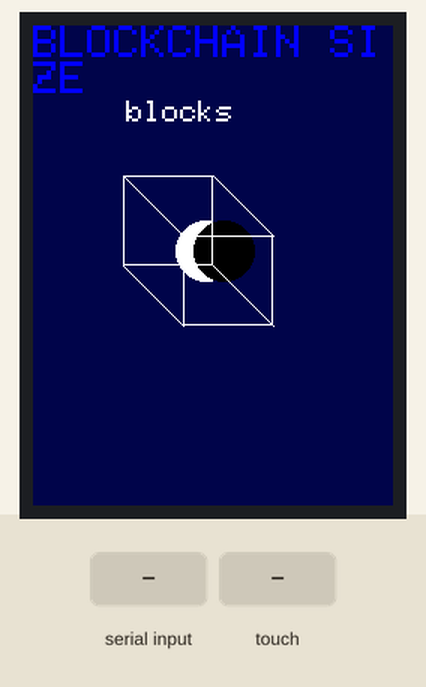
A sketch run on a simulated Arduino Uno, built with avr-gcc and run on an emulated ATmega328P. On the bench: 240×320 colour display. The test bench sets the inputs (shaded band).

Above: at 2.5 s.
2.6 s: "1" received over Serial
At 3.8 s:
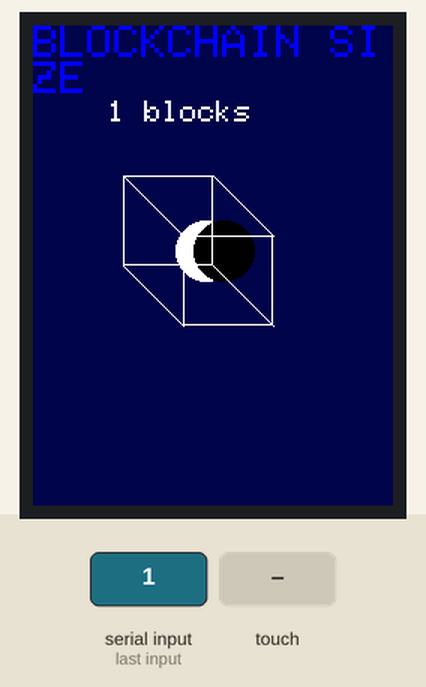
4.2 s: touch panel pressed at 13 % / 30 % of its raw x / y range
Timing chart, 0 to 7.2 s (numbered marks = the images above; inputs shaded):
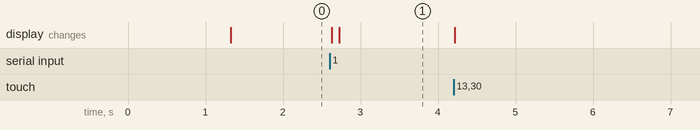

Measured:
- after the input at 2.6 s, the display: first changes at once (image 1 shows a later state)

The sketch:

bimwatch.ino
```cpp
#include <Adafruit_GFX.h>    // Core graphics library
#include <Adafruit_TFTLCD.h> // Hardware-specific library
#include <TouchScreen.h>

#if defined(__SAM3X8E__)
    #undef __FlashStringHelper::F(string_literal)
    #define F(string_literal) string_literal
#endif


#define YP A1  // must be an analog pin, use "An" notation!
#define XM A2  // must be an analog pin, use "An" notation!
#define YM 7   // can be a digital pin
#define XP 6   // can be a digital pin

#define TS_MINX 150
#define TS_MINY 120
#define TS_MAXX 920
#define TS_MAXY 940


TouchScreen ts = TouchScreen(XP, YP, XM, YM, 300);
//TouchScreen ts = TouchScreen(YP, XP, YM, XM, 300);
#define LCD_CS A3
#define LCD_CD A2
#define LCD_WR A1
#define LCD_RD A0
// optional
#define LCD_RESET A4

// Assign human-readable names to some common 16-bit color values:
#define	BLACK   0x0000
#define	BLUE    0x001F
#define	RED     0xF800
#define	GREEN   0x07E0
#define CYAN    0x07FF
#define MAGENTA 0xF81F
#define YELLOW  0xFFE0
#define WHITE   0xFFFF

Adafruit_TFTLCD tft(LCD_CS, LCD_CD, LCD_WR, LCD_RD, LCD_RESET);

int currentcolor;

bool _receiving = false;
byte data_x[120];
byte data_y[120];
int touchcounter = 0;
int notouchcounter = 0;

byte buff[1000]; // max data that can be retain
byte buff_c;

byte PAGE_X = 0;
byte PAGE_Y = 0;

void setup(void) {

  Serial.begin(9600);
  uint16_t identifier = 0x9325;
  tft.begin(identifier);

  pinMode(13, OUTPUT);
   tft.setRotation(0);
  currentcolor = WHITE;
  tft.fillScreen(BLACK);
  delay(1000);
  B_B(false);


}

#define MINPRESSURE 0
#define MAXPRESSURE 1000

void GraphicTest(){

  for (int i = 0 ; i < 20 ; i ++ ) {
tft.setRotation(i);
  tft.fillScreen(BLACK);
// some exemple here!
  tft.setCursor(0, 0);
  tft.setTextColor(WHITE);  tft.setTextSize(10);
  tft.println("Hello BIMER!");

  tft.drawLine(0, 0, 50,50, WHITE);
 tft.drawRect(0, 0, 30, 30, WHITE);
  tft.fillCircle(50, 50, 50, BLUE);
  tft.drawCircle(60, 60, 70, WHITE);
  tft.drawTriangle( 50,50,60,60,70,70,WHITE);
    delay(1000);
  }

}

void H_C(bool _onlydata){ // Hash and Sea. Hash and See.

 if (!_onlydata){
  tft.fillScreen(BLACK);
  // print the moon CYCLE
  byte diff = 5;
  byte pos = 50;
  for (int i = 0 ; i < 5 ; i++ ) {
    tft.fillCircle(pos, 50, 20, WHITE);
    tft.fillCircle(pos+diff, 50, 20, BLACK);
    pos += 35;
    diff += 6;
  }

 }
  // the hash will be contains in the first 64 bytes
  tft.setCursor(0, 0);
  tft.setTextColor(WHITE);  tft.setTextSize(5);
  byte stuff[64];
  for (int i = 0 ; i < 64 ; i++ ) stuff[i] = buff[i];
  String myString = String((char *)stuff);
  tft.println(myString);

}

void DrawCube(byte x, byte y, byte s){

  tft.drawRect(x, y, s, s, WHITE);
  tft.drawRect(x+s, y+s, s, s, WHITE);
  tft.drawLine(x, x+s, x+s,y+s, WHITE);
  tft.drawLine(120, 160, 160,200, WHITE);
  tft.drawLine(120, 100, 160,140, WHITE);
  tft.drawLine(60, 160, 100,200, WHITE);
}
void B_B(bool _onlydata){
   tft.fillScreen(0x29);

// draw the moon inside
  tft.fillCircle(115, 150, 20, WHITE);
  tft.fillCircle(127, 150, 20, BLACK);
// draw the cube
  tft.drawRect(60, 100, 60, 60, WHITE);
  tft.drawRect(100, 140, 60, 60, WHITE);
  tft.drawLine(60, 100, 100,140, WHITE);
  tft.drawLine(120, 160, 160,200, WHITE);
  tft.drawLine(120, 100, 160,140, WHITE);
  tft.drawLine(60, 160, 100,200, WHITE);


// number of block
 tft.setCursor(0, 0);
  tft.setTextColor(BLUE);  tft.setTextSize(3);
  tft.println("BLOCKCHAIN SIZE");
  tft.setCursor(50, 50);
  tft.setTextColor(WHITE);  tft.setTextSize(2);
  byte stuff[64];
  for (int i = 0 ; i < 64 ; i++ ) stuff[i] = buff[i];
  String s = String((char *)stuff);
  s+= " blocks";
  tft.println(s);

}
float BytesToFloat32(byte a, byte b, byte c, byte d ) {

  byte incoming[4]={a,b,c,d};
  return *( (float*) incoming );
}
uint32_t BytesToUintB(byte a, byte b, byte c, byte d ){
   uint32_t foo;
 // big endian
  foo = (uint32_t) d << 24;
  foo |=  (uint32_t) c << 16;
  foo |= (uint32_t) b << 8;
  foo |= (uint32_t) a;
  return foo;
}
uint32_t BytesToUint(byte a, byte b, byte c, byte d ){
   byte incoming[4]={a,b,c,d};
  return *( (uint32_t*) incoming );
}

void T_B(bool _onlydata){ // -_-_-_-_-_-_--_-_-_- LOT OF OPTIMISATIONS NEEDED HERE!!!! -_-_-_-_-_-_-_-_-
  tft.fillScreen(BLACK);
  if ( !_onlydata ) {


  }
     // draw the moon inside
  tft.fillCircle(115, 150, 20, WHITE);
  tft.fillCircle(127, 150, 20, BLACK);
// draw the cube
  tft.drawRect(60, 100, 60, 60, WHITE);
  tft.drawRect(100, 140, 60, 60, WHITE);
  tft.drawLine(60, 100, 100,140, WHITE);
  tft.drawLine(120, 160, 160,200, WHITE);
  tft.drawLine(120, 100, 160,140, WHITE);
  tft.drawLine(60, 160, 100,200, WHITE);
  // value from 0.0 to like 10.0. we wiil get a precision to *10
  tft.setCursor(0, 0);
  tft.setTextColor(WHITE);  tft.setTextSize(2);

  //  // 7 * [4-4] ( float-uint)
  //  //uint32_t val = BytesToUint(buff[0],buff[1],buff[2],buff[3]);
  //     float f = BytesToFloat32(buff[0],buff[1],buff[2],buff[3]);

  String s;
  uint32_t ts;
  float water_value;
  uint32_t lastW = 0;
  uint32_t lastT = 0;
  for (int i = 0 ; i < 7; i++ ) {

     water_value =  BytesToFloat32(buff[i*8],buff[(i*8)+1],buff[(i*8)+2],buff[(i*8)+3]);
     ts =  BytesToUintB(buff[(i*8)+4],buff[(i*8)+5],buff[(i*8)+6],buff[(i*8)+7]); // this is time offset in second

      tft.setCursor(0, i*30);
      s = String(water_value);
       tft.println(s);
       tft.setCursor(180, i*30);
      s = String(ts);
      tft.println(s);
      // some shitty graphics

      uint32_t test = (uint32_t) (water_value * 100);
      //Serial.println(String(i) + " " + ts);
      //tft.fillCircle(i*35, test, 10, WHITE);
      tft.fillCircle(lastT + (ts/8), test, 10, WHITE);
      if ( i > 0 ) {
       // tft.drawLine(i*35, test, (i-1)*35, lastW, WHITE);
       tft.drawLine(lastT+ (ts/8), test, lastT , lastW, WHITE);
      }
      lastW = test;
      lastT += (ts/8);
       //Serial.println(String(water_value));

  }
  uint32_t blockNumb = 0;
  uint32_t TxNumb = 0;

  blockNumb = BytesToUintB(buff[56],buff[57],buff[58],buff[59]);
  TxNumb =BytesToUintB(buff[60],buff[61],buff[62],buff[63]);
  //Serial.println(String(blockNumb) + " " + String(TxNumb));
 tft.setTextSize(2);
 tft.setTextColor(BLUE);
 tft.setCursor(0, 230);
 s = "BLOCK MINED : ";
 s += String(blockNumb);
 tft.println(s);
 tft.setCursor(0, 250);
 s = "TX MINED : ";
 s += String(TxNumb);
 tft.println(s);

}
void Test_Parsing(){ // this is ok here ...

  tft.fillScreen(BLUE);
   tft.setTextSize(2);
 tft.setTextColor(WHITE);
  uint32_t val = 0;
  String s;
   for (byte i = 0 ; i < 10; i++ ) { // receiving an array of 10 uint 11 + 11 ++ 11 +1 1 +1 1 -- - and over

     val =  BytesToUintB(buff[i*4],buff[(i*4)+1],buff[(i*4)+2],buff[(i*4)+3]);
      tft.setCursor(0, i*30);
      s = String(val);
       tft.println(s);
  }
}

void UpdatePage(int dirX, int dirY, bool load)
{
  if ( dirX == -1 && PAGE_X == 0 ) return;
  if ( dirY == -1 && PAGE_Y == 0 ) return;
  PAGE_X += dirX;
  //PAGE_Y += dirY;
  if ( dirX > 1  ) dirX = 1;
  if (load) LoadPage(false);
}

void LoadPage(bool _onlydata){

// here the shit;
  if ( PAGE_X == 0 && PAGE_Y == 0 ) {
    if ( !_onlydata) {Serial.println("RBC"); }
    B_B(_onlydata); return;
  }
  if ( PAGE_X == 1 && PAGE_Y == 0 ) {
    if ( !_onlydata) {Serial.println("RLH"); }
    H_C(_onlydata); return;
  }
  if ( PAGE_X == 2 && PAGE_Y == 0 ) {
    if ( !_onlydata) {Serial.println("RCC"); }
    T_B(_onlydata); return;
  }
  if ( PAGE_X == 3 && PAGE_Y == 0 ) {
    if ( !_onlydata) {Serial.println("TTT"); }
    Test_Parsing(); return;
  }

}

void DetectDir(){
    // minimum de 3 points obligé.
  // get the lowest x and his index pos same with highest and stuff

  byte lX = 255 ;
  byte hX = 0;
  byte lY = 255 ;
  byte hY = 0;
   byte lXI = 0;
  byte hXI = 0;
   byte lYI = 0;
  byte hYI = 0;

  byte pCount = 0;
  for (int i = 1; i < 120; i++ ){
      if ( data_x[i] != 0 && data_y[i] != 0 ) {
        pCount ++ ;
        if ( data_x[i] < lX ) {
            lX = data_x[i];
            lXI = i;
        }
        if ( data_x[i] > hX ) {
            hX = data_x[i];
            hXI = i;
        }
        if ( data_y[i] < lY ) {
            lY = data_y[i];
            lYI = i;
        }
        if ( data_x[i] > hY ) {
            hY = data_y[i];
            hYI = i;
        }

      }
  }
  byte threshold = 50;
  if ( pCount > 2 ) { // minimum 3 we said
      byte distX = hX - lX;
      byte distY = hY- lY;

      if ( distX > threshold && lXI < hXI ) { // vers la droite
      UpdatePage(1,0, true);
      ResetStuff();
  return;
      }
      if ( distX > threshold && lXI > hXI ) { // vers la gauhce
      UpdatePage(-1,0, true);
      ResetStuff();
return;
      }
      if ( distY > threshold && lYI < hYI ) { // vers le bas
      ResetStuff();
return;
      }
      if ( distY > threshold &&  lYI > hYI ) {// vers le haut
      ResetStuff();
return;
      }

  }

}

void ResetStuff(){
       touchcounter = 0;
  notouchcounter = 0;
  for (int i = 0 ; i < 120 ; i++ ) {
    data_x[i] = 0;
    data_y[i] = 0;
  }

}

void ReceiveCOM(){

  if ( Serial.available()> 0 ) {

      byte incomingByte = Serial.read();

      if ( incomingByte > -1 ) {
          _receiving = true;
          buff[buff_c] = incomingByte;
          buff_c++;
          if ( buff_c > 999 ) {
              buff_c = 0;
          }

      }
  }
  else{
    if ( _receiving == true ) {
      _receiving = false;
        LoadPage(true);
    }
    buff_c = 0;
    for (int i = 0 ; i < 999; i++ ){
        buff[i] = 0;
    }
  }
}

void loop()
{
  digitalWrite(13, HIGH);
  TSPoint p = ts.getPoint();
  digitalWrite(13, LOW);
  pinMode(XM, OUTPUT);
  pinMode(YP, OUTPUT);
//DRAW :
  if (p.z > MINPRESSURE && p.z < MAXPRESSURE) {
  notouchcounter = 0;

    // scale from 0->1023 to tft.width
  p.x = map(p.x, TS_MINX, TS_MAXX, 0, tft.width());
  p.y = map(p.y, TS_MINY, TS_MAXY, tft.height(), 0);
  p.x = p.x + 25;
  p.y = p.y - 30;
  tft.drawPixel(p.y, p.x, currentcolor);
  data_x[touchcounter] = p.x;
  data_y[touchcounter] = p.y;
  touchcounter ++;
  DetectDir();
}
else{
  notouchcounter++;
}


if ( notouchcounter > 50 ) {
  ResetStuff();
}

ReceiveCOM();

delay(20);

}
```
